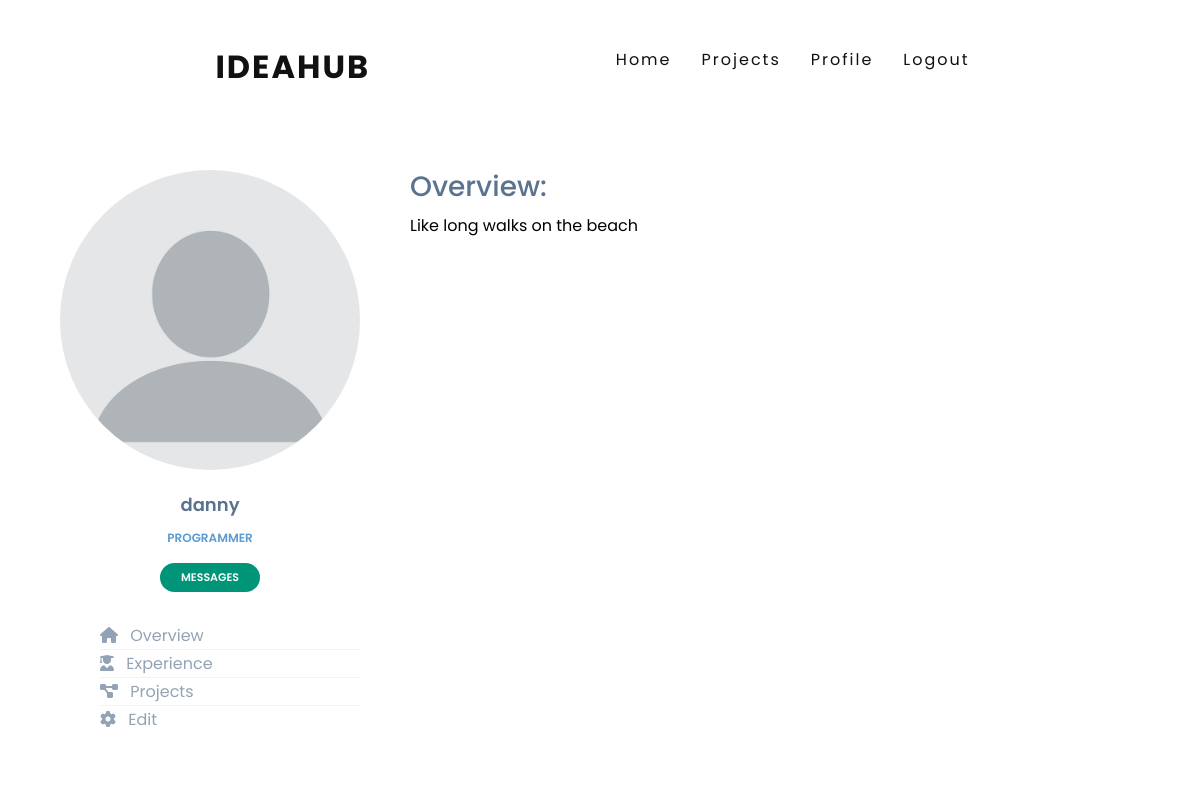
/profile/danny (signed in), run on the app's committed database.
### plan/models.py (models this page shows, shortened)
class User(AbstractUser):
    img=models.ImageField(upload_to='profile_pic',blank=True,default='blank-profile-picture.png')
    about=models.TextField(max_length=1000,blank=True)
    jobs=models.ForeignKey(Title,on_delete=models.CASCADE,null=True)
    experience=models.TextField(max_length=1000,blank=True)
    invites=models.ManyToManyField('Project',blank=True)

class Title(models.Model):
    name=models.CharField(max_length=32)
    def __str__(self):
        return f"{self.name}"

### plan/views.py (the view)
# urls.py: path("profile/<str:name>",views.profile,name="profile"),
def profile(request,name):
    user=User.objects.get(username__iexact=name)
    project_managed=Project.objects.filter(manager__username=request.user)
    return render(request,"plan/profile.html",{
        "profile":user,
        "viewer":request.user,
        "project_managed":project_managed
    })

### plan/models.py (called while the page is built)
    def __str__(self):
        return f"{self.name}"

### plan/templates/plan/profile.html (shortened to what this page needs)
{%extends 'plan/layout.html'%}
{% load static%}
{%block body%}
<div class="container profile-container">
    <div class="row profile">
		<div class="col-md-auto">
			<div class="profile-sidebar">
				<div class="profile-userpic">
					<img src="{{profile.img.url}}" class="img-fluid" alt="">
				</div>
				<div class="profile-usertitle">
					<div class="profile-usertitle-name">
						{{profile.username}}
					</div>
					<div class="profile-usertitle-job">
						{{profile.jobs}}
					</div>
				</div>
				{%if profile.username != user.username%}
				<div class="profile-userbuttons">
					<button type="button" class="btn btn-success btn-sm" id="invite_btn" data-toggle="modal" data-target="#Invite">Invite</button>
					<button type="button" class="btn btn-danger btn-sm" id="message_btn" data-toggle="modal" data-target="#Message">Message</button>
				</div>
				{%else%}
				<div class="profile-userbuttons">
					<button type="button" class="btn btn-success btn-sm" id="my_messages">Messages</button>
				</div>
				{%endif%}
				<div class="profile-usermenu">
					<ul class="fa-ul">
						<li>
							<a href="#" id="overview_link">
							<i class="fa fa-home"></i>
							Overview </a>
						</li>
						<li>
							<a href="#" id="experience_link">
							<i class="fas fa-user-graduate"></i>
							Experience </a>
						</li>
						<li>
							<a href="#" id="projects_link">
							<i class="fas fa-project-diagram"></i>
							Projects </a>
						</li>
						<li>
							<a href="#" id="edit_link">
							<i class="fas fa-cog"></i>
							Edit </a>
						</li>
					</ul>
				</div>
			</div>
		</div>
		<div class="col-md-auto">
            <div class="profile-content">
				<span><h3 class="header">Overview:</h3></span>
				<p class="profile-info">
				{%if profile.about%}
						{{profile.about}}
				{%else%}
						No info yet.
				{%endif%}
				</p>
			</div>
		</div>
	</div>
</div>
{%endblock%}

### plan/static/plan/styles.css (style rules this page uses)
* { margin:0; padding:0; box-sizing:border-box; font-family:'Poppins',sans-serif; }
body { background:#fff; line-height: 1.7; font-size:1rem; min-height:200vh; }
img { height: auto; }
li { list-style:none; }
p { color:black; }
.btn { padding: 10px; color: #ffffff; font-weight: bold; background: #009578; width: 100px; border: none; outline: none; border-radius: 40px; cursor: pointer; }
.profile { margin: 150px 0; }
.profile-sidebar { padding: 20px 0 10px 0px; background: #fff; }
.profile-userpic img { position:sticky; float:none; margin:0 auto; height:300px; width:300px; -webkit-border-radius: 50% !important; -moz-border-radius: 50% !important; border-radius: 50% !important; }
.profile-usertitle { text-align: center; margin-top: 20px; }
.profile-usertitle-name { color: #5a7391; font-size: 18px; font-weight: 600; margin-bottom: 7px; }
.header { color:#5a7391; }
.profile-usertitle-job { text-transform: uppercase; color: #5b9bd1; font-size: 12px; font-weight: 600; margin-bottom: 15px; }
.profile-userbuttons { text-align: center; margin-top: 10px; }
.profile-userbuttons .btn { text-transform: uppercase; font-size: 11px; font-weight: 600; padding: 6px 15px; margin-right: 5px; }
.profile-userbuttons .btn:last-child { margin-right: 0px; }
.profile-usermenu { margin-top: 30px; }
.profile-usermenu ul li { border-bottom: 1px solid #f0f4f7; }
.profile-usermenu ul li:last-child { border-bottom: none; }
.profile-usermenu ul li a { color: #93a3b5; font-size: 16px; font-weight: 400; }
.profile-usermenu ul li a i { margin-right: 8px; font-size: 16px; }
.profile-content { white-space:none; padding: 20px; background: #fff; min-height: 400px; flex-wrap:wrap; }

### data on the page
User: img (placeholder picture), username "danny", jobs "PROGRAMMER", about "Like long walks on the beach"
